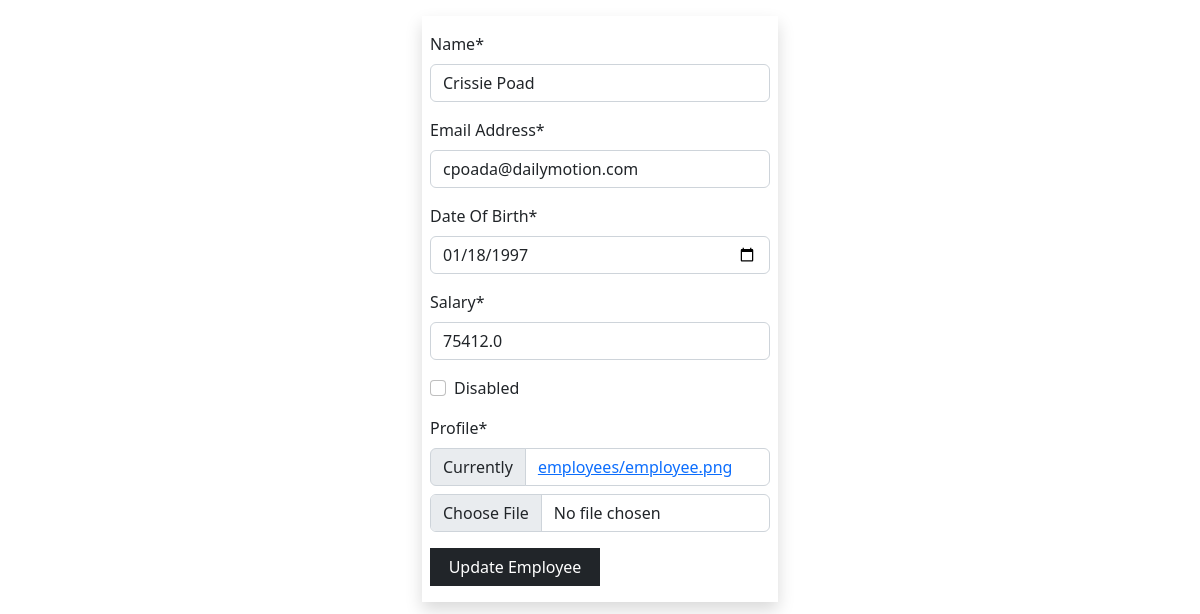
Page /employees/update/11 (signed in) on the committed database.
### main_app/models.py (models this page shows)
class Employee(models.Model):
    name = models.CharField(max_length=40)
    email = models.EmailField(unique=True)
    dob = models.DateField(null=True)
    salary = models.DecimalField(max_digits=6, decimal_places=1)#67000.58
    disabled = models.BooleanField(default= False)
    profile = models.ImageField(upload_to=unique_img_name, null=True ,default = 'employees/employee.png' )
    created_at = models.DateTimeField(auto_now_add=True, null=True)#once during creation
    updated_at = models.DateTimeField(auto_now=True, null=True)#every time an update happens

### main_app/views.py (the view)
# urls.py: path('employees/update/<int:emp_id>', views.employee_update, name = "update"),
@login_required
@permission_required('main_app.change_employee')
def employee_update(request, emp_id):
    employee = get_object_or_404(Employee, pk=emp_id)  # SELECT *FROM employees WHERE id = 1
    if request.method == "POST":
        form = Employee_form(request.POST, request.FILES, instance=employee)
        if form.is_valid():
            form.save()
            messages.success(request, "updated successfully")
            return redirect('details', emp_id)
    else:
        form = Employee_form(instance=employee)
    return render(request, 'update.html', {'form': form})

### main_app/app_forms.py
class Employee_form(forms.ModelForm):
    class Meta:
        model = Employee
        fields = "__all__"
        widgets = {
            "dob": forms.DateInput(attrs={"type": "date", "min": "1990-01-01", "max": "2005-12-31"}),
            "salary": forms.NumberInput(attrs={"max": 100000, "min": 10000})
        }
        labels = {
            "dob": "Date Of Birth",
            "email": "Email Address"
        }

### templates/update.html (shortened to what this page needs)
{% extends 'base_template.html' %}
{% load crispy_forms_filters %}
{% block content %}
    <div class="container">
        <div class="row justify-content-center">
            <div class="col-sm-4">
                <form action="{{ request.path }}" method="post" enctype="multipart/form-data" class="shadow py-3  px-2 mt-3">
                    {{ form | crispy }}
                    <button class="btn btn-dark rounded-0 w-50">
                        Update Employee
                    </button>
                </form>
            </div>
        </div>
    </div>
{% endblock %}

### rows in the picture
Employee: name "Crissie Poad", email "cpoada@dailymotion.com", dob "01/18/1997", salary "75412.0"
